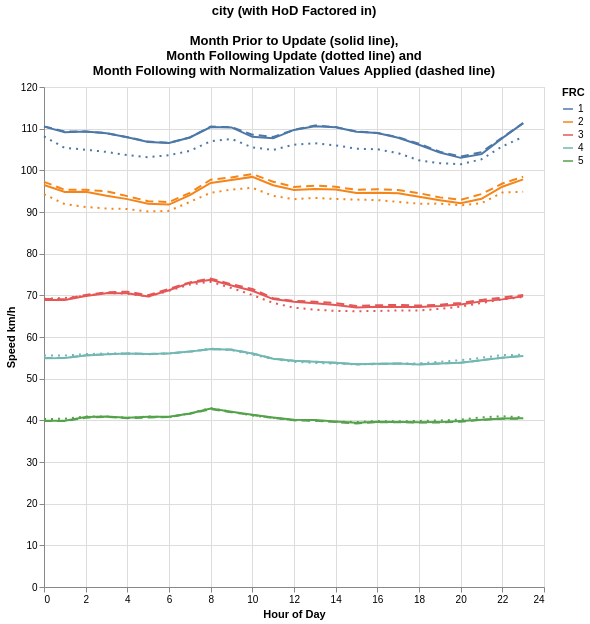

Notebook source saved alongside this figure:
### Code cell
alt.data_transformers.disable_max_rows()

mix_line_pre = alt.Chart(ra_data_adj_frc).mark_line().encode(
                x = 'hod',
                y = 'avg_speed_pre:Q',
                color='FRC:N',
            )

mix_line_post = alt.Chart(ra_data_adj_frc).mark_line(strokeDash=[2,5]).encode(
                x = 'hod',
                y = 'avg_speed_post:Q',
                color='FRC:N',
            )

mix_line_adj = alt.Chart(ra_data_adj_frc).mark_line(strokeDash=[8,5]).encode(
                x = alt.X('hod', title = 'Hour of Day'),
                y = alt.Y('avg_speed_adj:Q', title = 'Speed km/h'),
                color='FRC:N',
            )

(mix_line_pre + mix_line_post + mix_line_adj).properties(height = 500, width = 500, 
                                                                      title = ['city (with HoD Factored in)', \
                                                                               '', \
                                                        'Month Prior to Update (solid line),', \
                                                        'Month Following Update (dotted line) and', \
                                                        'Month Following with Normalization Values Applied (dashed line)']
                                                        )
